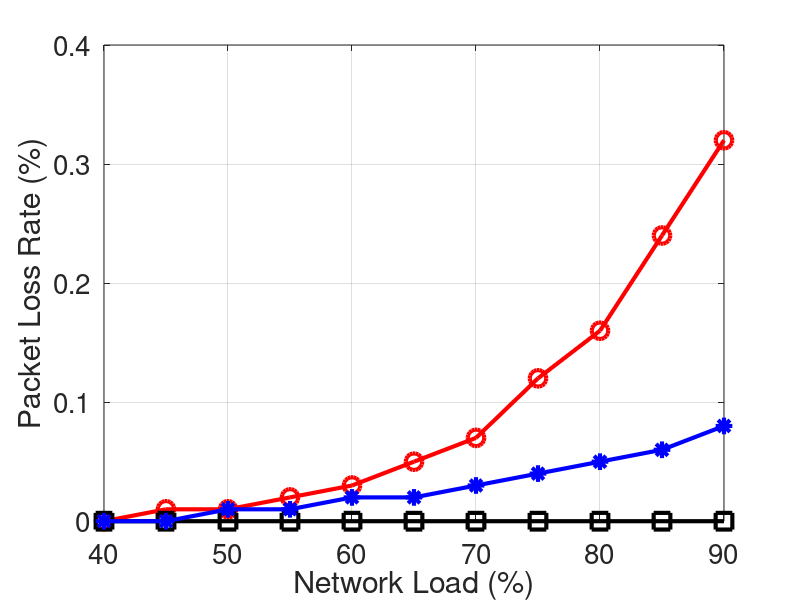

The MATLAB source for this figure:
clear
clc

x=[
0.4
0.45
0.5
0.55
0.6
0.65
0.7
0.75
0.8
0.85
0.9
];

k_80=[
0.00
0.01
0.01
0.02
0.03
0.05
0.07
0.12
0.16
0.24
0.32
];

k_22=[
0.00
0.00
0.00
0.00
0.00
0.00
0.00
0.00
0.00
8.00E-07
0.00

];

bcc=[
0.00
0.00
0.01
0.01
0.02
0.02
0.03
0.04
0.05
0.06
0.08
];

figure(1);
width=900;
height=480;
left=100;
bottem=0;

plot(x * 100,k_80,'-ro','LineWidth',3,...
    'MarkerSize',12);
hold on;
plot(x * 100,k_22,'-ks','LineWidth',3,...
    'MarkerSize',12);
hold on;
plot(x * 100,bcc,'-b*','LineWidth',3,...
    'MarkerSize',12);
hold on;

xlabel('Network Load (%)','FontSize', 20)
ylabel('Packet Loss Rate (%)','FontSize', 20);
set(gca, 'FontSize', 20, 'xtick',[40,50,60,70,80,90]); % set font size of tick labels
%h=legend('DCTCP K=720KB','DCTCP K=200KB','BCC', 20,'Location', 'NorthWest');
%set(h,'FontSize',20,'LineWidth',1,'Box','off');
axis([40,90,0,0.4]);
grid on;
hold off;